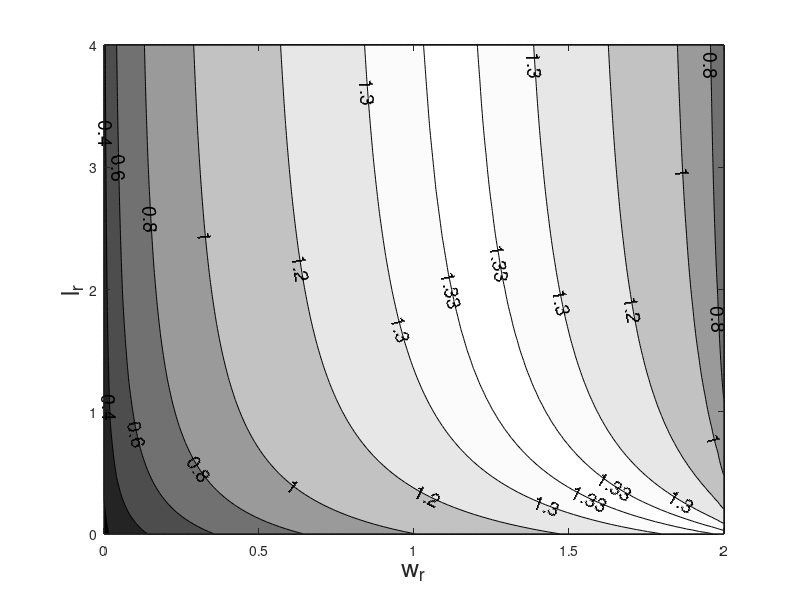
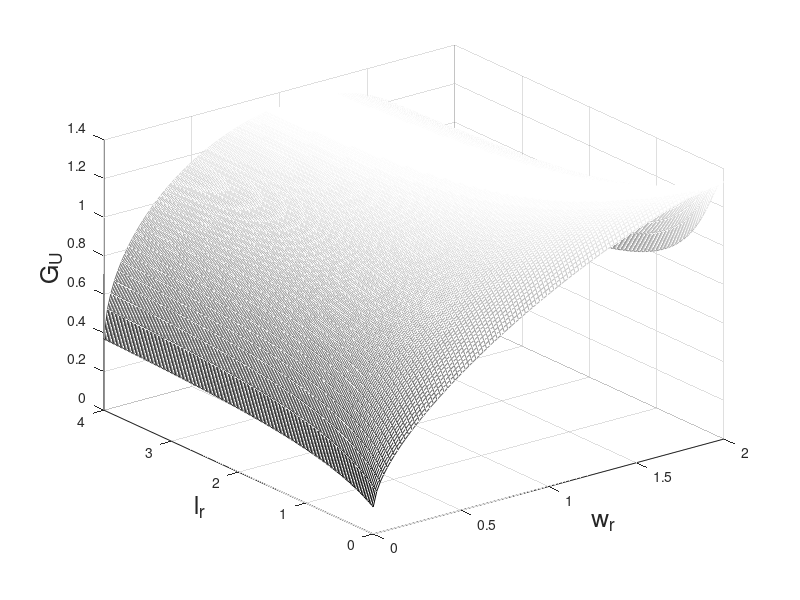

The MATLAB script that drew these images, in order:
clear
close all

load widthext

wrmax = 2;
lrmax = 4;

wr = 0:wrmax/(size(Gnew,2)-1):wrmax;
lr = 0:lrmax/(size(Gnew,1)-1):lrmax;

[WR,LR] = meshgrid(wr,lr);
figure(1);
    set(axes,'Fontsize',14);
    [c,h] = contourf(WR,LR,Gnew,[0,0.2,0.4,0.6,0.8,1.0,1.2,1.3,1.33]);
    clabel(c,h,'fontsize',14);
    colormap('gray');
    
    xlabel('w_r','Fontsize',18);
    ylabel('l_r','Fontsize',18);
    zlabel('G_U','Fontsize',18);

figure(2);
    set(axes,'Fontsize',14);
    mesh(WR,LR,Gnew);
    colormap('gray');
    
    xlabel('w_r','Fontsize',18);
    ylabel('l_r','Fontsize',18);
    zlabel('G_U','Fontsize',18);